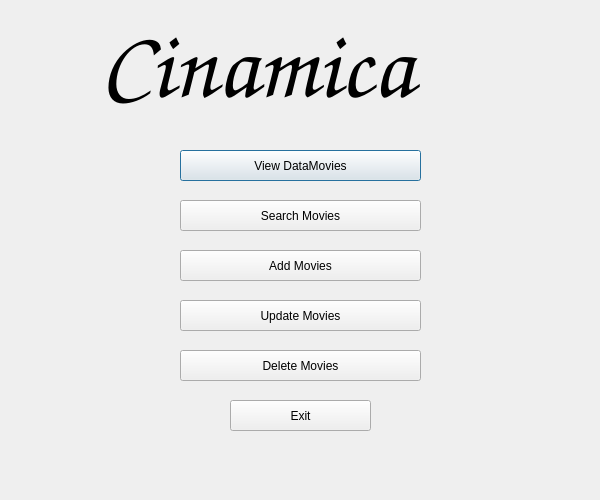
<?xml version="1.0" encoding="UTF-8"?>
<ui version="4.0">
 <class>menu</class>
 <widget class="QDialog" name="menu">
  <property name="geometry">
   <rect>
    <x>0</x>
    <y>0</y>
    <width>600</width>
    <height>500</height>
   </rect>
  </property>
  <property name="windowTitle">
   <string>Dialog</string>
  </property>
  <widget class="QLabel" name="label">
   <property name="geometry">
    <rect>
     <x>100</x>
     <y>10</y>
     <width>401</width>
     <height>111</height>
    </rect>
   </property>
   <property name="font">
    <font>
     <family>Comic Sans MS</family>
     <pointsize>72</pointsize>
     <weight>75</weight>
     <italic>true</italic>
     <bold>true</bold>
    </font>
   </property>
   <property name="text">
    <string>Cinamica</string>
   </property>
  </widget>
  <widget class="QPushButton" name="pushButton">
   <property name="geometry">
    <rect>
     <x>180</x>
     <y>150</y>
     <width>241</width>
     <height>31</height>
    </rect>
   </property>
   <property name="text">
    <string>View DataMovies</string>
   </property>
  </widget>
  <widget class="QPushButton" name="pushButton_2">
   <property name="geometry">
    <rect>
     <x>180</x>
     <y>250</y>
     <width>241</width>
     <height>31</height>
    </rect>
   </property>
   <property name="text">
    <string>Add Movies</string>
   </property>
  </widget>
  <widget class="QPushButton" name="pushButton_3">
   <property name="geometry">
    <rect>
     <x>180</x>
     <y>350</y>
     <width>241</width>
     <height>31</height>
    </rect>
   </property>
   <property name="text">
    <string>Delete Movies</string>
   </property>
  </widget>
  <widget class="QPushButton" name="pushButton_4">
   <property name="geometry">
    <rect>
     <x>180</x>
     <y>300</y>
     <width>241</width>
     <height>31</height>
    </rect>
   </property>
   <property name="text">
    <string>Update Movies</string>
   </property>
  </widget>
  <widget class="QPushButton" name="pushButton_5">
   <property name="geometry">
    <rect>
     <x>180</x>
     <y>200</y>
     <width>241</width>
     <height>31</height>
    </rect>
   </property>
   <property name="text">
    <string>Search Movies</string>
   </property>
  </widget>
  <widget class="QPushButton" name="pushButton_6">
   <property name="geometry">
    <rect>
     <x>230</x>
     <y>400</y>
     <width>141</width>
     <height>31</height>
    </rect>
   </property>
   <property name="text">
    <string>Exit</string>
   </property>
  </widget>
 </widget>
 <resources/>
 <connections/>
</ui>
